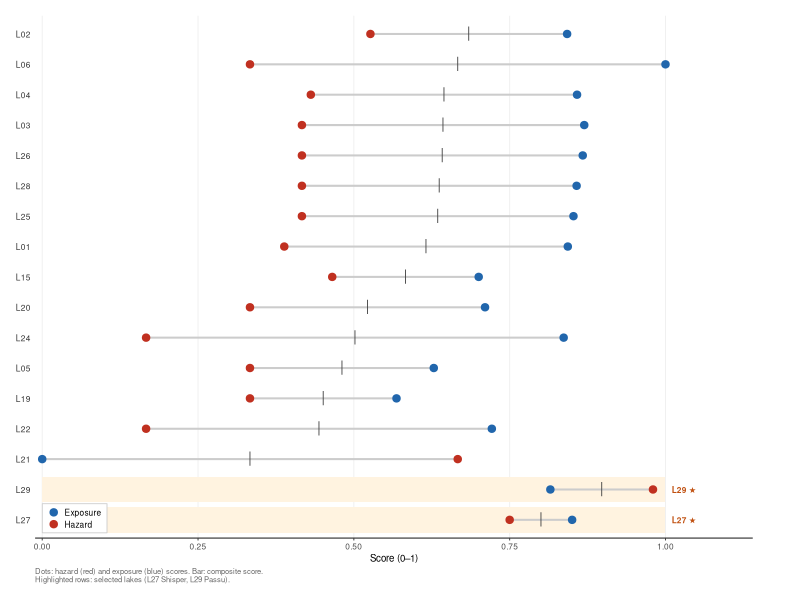
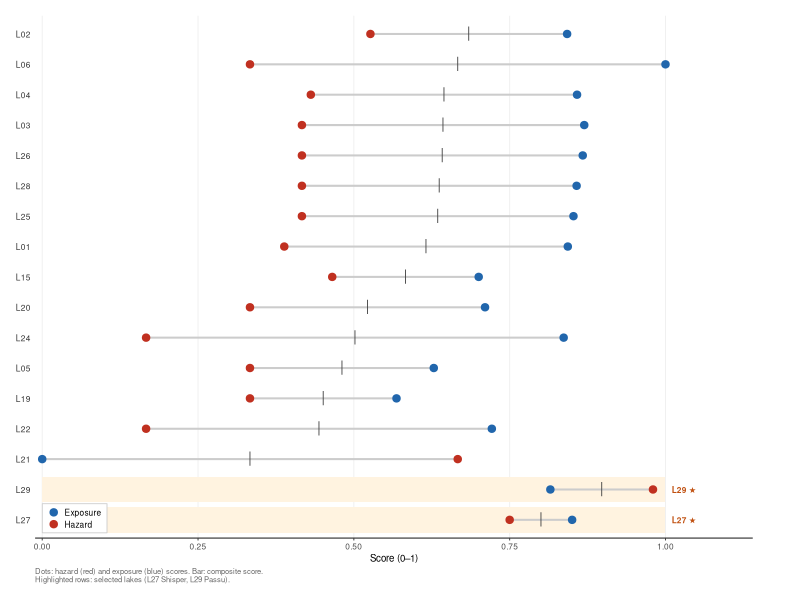

The R source for these figures, in order:

# ════════════════════════════════════════════════════════════════
# 05_fig05_priority_scoring.R
# Figure 5 — Priority Scoring Dumbbell Plot
# PURPOSE: Hazard score vs exposure score per lake, sorted by composite
# AUTHOR:  Ismail, Sadaf — GSAIS, Kyoto University
# DATE:    2026
# ════════════════════════════════════════════════════════════════

library(ggplot2)
library(dplyr)
library(tidyr)
library(readr)

# ── 1. Load + sort by composite score ────────────────────────────────────────

df <- read_csv("data/processed/lake_priority_scores.csv",
               show_col_types = FALSE) |>
  filter(lake_id != "L30") |>                          # ADDED: exclude L30
  arrange(composite_score) |>
  mutate(label = factor(lake_id, levels = lake_id))

# ── 2. Long form for dots ─────────────────────────────────────────────────────

df_long <- df |>
  pivot_longer(
    cols      = c(hazard_score, exposure_score),
    names_to  = "score_type",
    values_to = "score"
  ) |>
  mutate(
    score_type = recode(score_type,
                        "hazard_score"   = "Hazard",
                        "exposure_score" = "Exposure")
  )

# ── 3. Colours ────────────────────────────────────────────────────────────────

col_hazard    <- "#C03020"   # red    — hazard
col_exposure  <- "#2166AC"   # blue   — exposure
col_connector <- "#CCCCCC"   # light grey connector line
col_composite <- "#444444"   # dark grey — composite tick
col_sel_bg    <- "#FFF3E0"   # highlight band for selected lakes

# ── 4. Plot ───────────────────────────────────────────────────────────────────

# Highlight bands for selected lakes
selected_lakes <- df |> filter(selected) |> pull(label)

p <- ggplot() +

  # Highlight band for selected lakes
  geom_tile(
    data = df |> filter(selected),
    aes(x = 0.5, y = label, width = 1, height = 0.85),
    fill = col_sel_bg, colour = NA
  ) +

  # Dumbbell connector (hazard to exposure)
  geom_segment(
    data = df,
    aes(x = hazard_score, xend = exposure_score,
        y = label, yend = label),
    colour = col_connector, linewidth = 0.7
  ) +

  # Composite score tick mark
  geom_point(
    data = df,
    aes(x = composite_score, y = label),
    shape = 124,   # vertical bar
    size  = 3.5,
    colour = col_composite
  ) +

  # Hazard + exposure dots
  geom_point(
    data = df_long,
    aes(x = score, y = label, colour = score_type),
    size = 2.2
  ) +

  # Selected lake labels
  geom_text(
    data = df |> filter(selected),
    aes(x = 1.01, y = label,
        label = paste0(lake_id, " ★")),
    hjust = 0, size = 2.1, fontface = "bold",
    colour = "#C05010"
  ) +

  scale_colour_manual(
    values = c("Hazard" = col_hazard, "Exposure" = col_exposure),
    name   = NULL
  ) +
  scale_x_continuous(
    limits = c(0, 1.14),
    breaks = seq(0, 1, 0.25),
    expand = expansion(mult = c(0.01, 0))
  ) +

  labs(
    x       = "Score (0–1)",
    y       = NULL,
    caption = "Dots: hazard (red) and exposure (blue) scores. Bar: composite score.
Highlighted rows: selected lakes (L27 Shisper, L29 Passu)."
  ) +

  theme_classic(base_size = 7) +
  theme(
    legend.position      = c(0.01, 0.01),
    legend.justification = c(0, 0),
    legend.key.size      = unit(3, "mm"),
    legend.text          = element_text(size = 6),
    legend.background    = element_rect(fill = "white", colour = "#cccccc",
                                        linewidth = 0.3),
    legend.margin        = margin(2, 4, 2, 4),
    axis.text.y          = element_text(size = 6, colour = "#333333"),
    axis.text.x          = element_text(size = 6),
    axis.title.x         = element_text(size = 7),
    axis.line.y          = element_blank(),
    axis.ticks.y         = element_blank(),
    panel.grid.major.x   = element_line(colour = "#eeeeee", linewidth = 0.3),
    plot.caption         = element_text(size = 5.5, colour = "#666666",
                                        hjust = 0, margin = margin(t = 3)),
    plot.margin          = margin(4, 12, 4, 4, "mm"),
    plot.background      = element_rect(fill = "white", colour = NA),
    panel.background     = element_rect(fill = "white", colour = NA)
  )
OUT_DIR <- "C:/Users/sadaf/Documents/PPR3/figures"


# -- 5. Save -------------------------------------------------------------------

n_lakes <- nrow(df)
fig_h   <- max(60, n_lakes * 5.8)

ggsave(file.path(OUT_DIR, "fig05_v3_priority_scoring.png"), p,
       width = 84, height = fig_h, units = "mm",
       dpi = 600, bg = "white")

ggsave(file.path(OUT_DIR, "fig05_v3_priority_scoring.tiff"), p,
       width = 84, height = fig_h, units = "mm",
       dpi = 600, bg = "white", compression = "lzw")

cat("Done! Saved to", OUT_DIR, "
")
